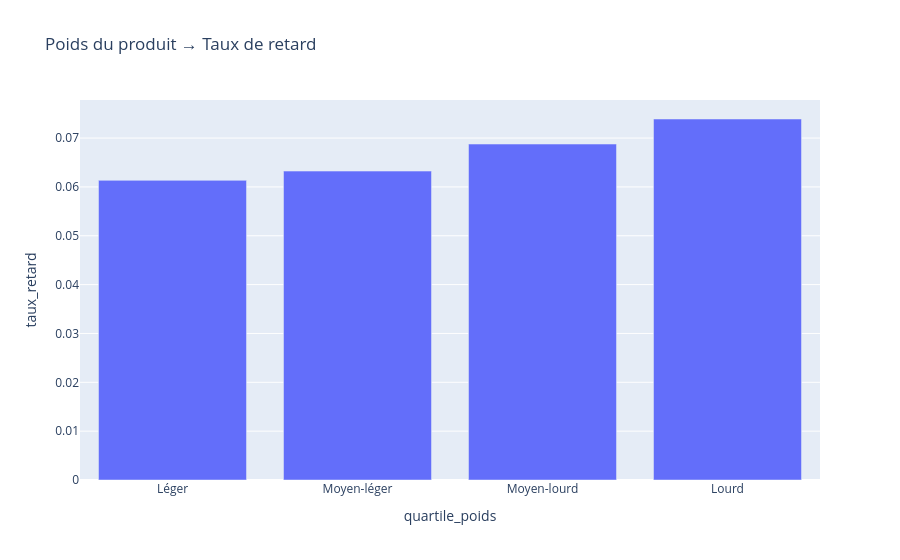
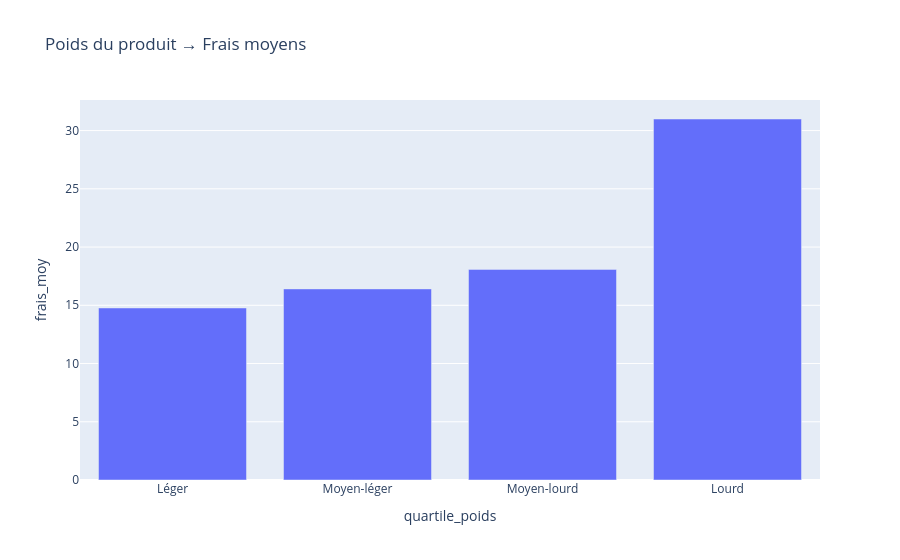
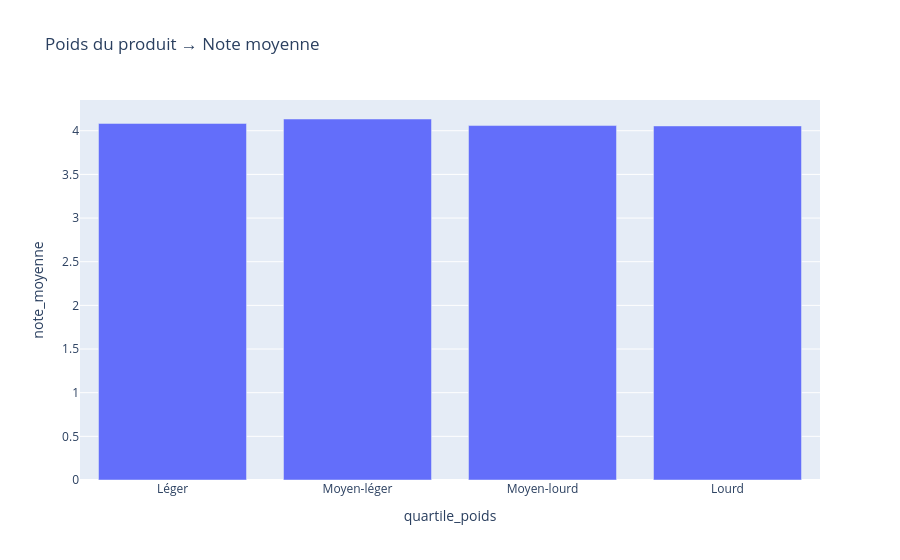
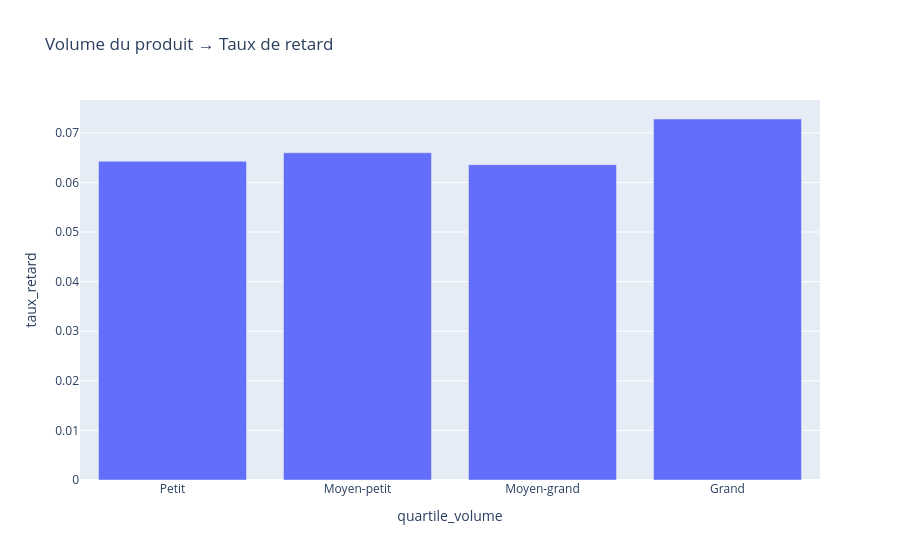

The notebook cell saved with these charts, in order:
### Markdown cell above
#### 4. Les produits lourds ou volumineux sont-ils associés à plus de problèmes ?

### Code cell
def analyse_physique(df, colonne, quartile_col, labels, titre):

    # quartiles
    if df[colonne].nunique() < 4:
        print(f" Pas assez de diversité pour {colonne}")
        return None

    df[quartile_col] = pd.qcut(df[colonne], q=4, labels=labels, duplicates='drop')

    analyse = df.groupby(quartile_col).agg(
        taux_retard  = ('est_en_retard', 'mean'),
        note_moyenne = ('review_score', 'mean'),
        frais_moy    = ('freight_value', 'mean'),
        nb_produits  = ('product_id', 'nunique')
    ).reset_index()

    # Fill NaN only in numeric columns (not in categorical columns)
    numeric_cols = analyse.select_dtypes(include=['number']).columns
    analyse[numeric_cols] = analyse[numeric_cols].fillna(0)

    px.bar(analyse, x=quartile_col, y='taux_retard',
           title=f"{titre} → Taux de retard").show()

    px.bar(analyse, x=quartile_col, y='frais_moy',
           title=f"{titre} → Frais moyens").show()

    px.bar(analyse, x=quartile_col, y='note_moyenne',
           title=f"{titre} → Note moyenne").show()

    return analyse


# APPEL 1 : Analyse par POIDS

analyse_poids = analyse_physique(
    df          = df,
    colonne     = 'product_weight_g',
    quartile_col= 'quartile_poids',
    labels      = ['Léger', 'Moyen-léger', 'Moyen-lourd', 'Lourd'],
    titre       = "Poids du produit"
)


# APPEL 2 : Analyse par VOLUME

df['volume_cm3'] = df['product_length_cm'] * df['product_height_cm'] * df['product_width_cm']

analyse_volume = analyse_physique(
    df          = df,
    colonne     = 'volume_cm3',
    quartile_col= 'quartile_volume',
    labels      = ['Petit', 'Moyen-petit', 'Moyen-grand', 'Grand'],
    titre       = "Volume du produit"
)

### Figure 1 — Plotly figure (JSON) as saved in the notebook; plotly's stock layout.template omitted (floating-point values rounded to 4 significant figures)
{"data": [{"hovertemplate": "quartile_poids=%{x}<br>taux_retard=%{y}<extra></extra>", "legendgroup": "", "marker": {"color": "#636efa", "pattern": {"shape": ""}}, "name": "", "orientation": "v", "showlegend": false, "textposition": "auto", "type": "bar", "x": ["Léger", "Moyen-léger", "Moyen-lourd", "Lourd"], "xaxis": "x", "y": [0.06134, 0.06324, 0.06877, 0.0739], "yaxis": "y"}], "layout": {"barmode": "relative", "legend": {"tracegroupgap": 0}, "title": {"text": "Poids du produit → Taux de retard"}, "xaxis": {"anchor": "y", "domain": [0, 1], "title": {"text": "quartile_poids"}}, "yaxis": {"anchor": "x", "domain": [0, 1], "title": {"text": "taux_retard"}}}}

### Figure 2 — Plotly figure (JSON) as saved in the notebook; plotly's stock layout.template omitted (floating-point values rounded to 4 significant figures)
{"data": [{"hovertemplate": "quartile_poids=%{x}<br>frais_moy=%{y}<extra></extra>", "legendgroup": "", "marker": {"color": "#636efa", "pattern": {"shape": ""}}, "name": "", "orientation": "v", "showlegend": false, "textposition": "auto", "type": "bar", "x": ["Léger", "Moyen-léger", "Moyen-lourd", "Lourd"], "xaxis": "x", "y": [14.77, 16.41, 18.08, 30.99], "yaxis": "y"}], "layout": {"barmode": "relative", "legend": {"tracegroupgap": 0}, "title": {"text": "Poids du produit → Frais moyens"}, "xaxis": {"anchor": "y", "domain": [0, 1], "title": {"text": "quartile_poids"}}, "yaxis": {"anchor": "x", "domain": [0, 1], "title": {"text": "frais_moy"}}}}

### Figure 3 — Plotly figure (JSON) as saved in the notebook; plotly's stock layout.template omitted (floating-point values rounded to 4 significant figures)
{"data": [{"hovertemplate": "quartile_poids=%{x}<br>note_moyenne=%{y}<extra></extra>", "legendgroup": "", "marker": {"color": "#636efa", "pattern": {"shape": ""}}, "name": "", "orientation": "v", "showlegend": false, "textposition": "auto", "type": "bar", "x": ["Léger", "Moyen-léger", "Moyen-lourd", "Lourd"], "xaxis": "x", "y": [4.084, 4.134, 4.059, 4.055], "yaxis": "y"}], "layout": {"barmode": "relative", "legend": {"tracegroupgap": 0}, "title": {"text": "Poids du produit → Note moyenne"}, "xaxis": {"anchor": "y", "domain": [0, 1], "title": {"text": "quartile_poids"}}, "yaxis": {"anchor": "x", "domain": [0, 1], "title": {"text": "note_moyenne"}}}}

### Figure 4 — Plotly figure (JSON) as saved in the notebook; plotly's stock layout.template omitted (floating-point values rounded to 4 significant figures)
{"data": [{"hovertemplate": "quartile_volume=%{x}<br>taux_retard=%{y}<extra></extra>", "legendgroup": "", "marker": {"color": "#636efa", "pattern": {"shape": ""}}, "name": "", "orientation": "v", "showlegend": false, "textposition": "auto", "type": "bar", "x": ["Petit", "Moyen-petit", "Moyen-grand", "Grand"], "xaxis": "x", "y": [0.06427, 0.06598, 0.06358, 0.07279], "yaxis": "y"}], "layout": {"barmode": "relative", "legend": {"tracegroupgap": 0}, "title": {"text": "Volume du produit → Taux de retard"}, "xaxis": {"anchor": "y", "domain": [0, 1], "title": {"text": "quartile_volume"}}, "yaxis": {"anchor": "x", "domain": [0, 1], "title": {"text": "taux_retard"}}}}
